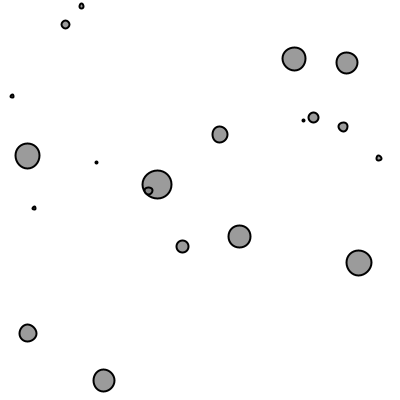
Frame 1 (no input)
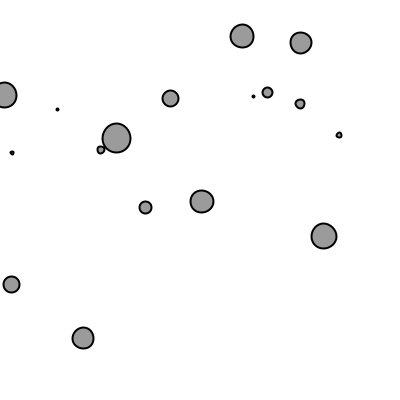
Frame 60 (the mouse pressed at the canvas centre just before this capture)
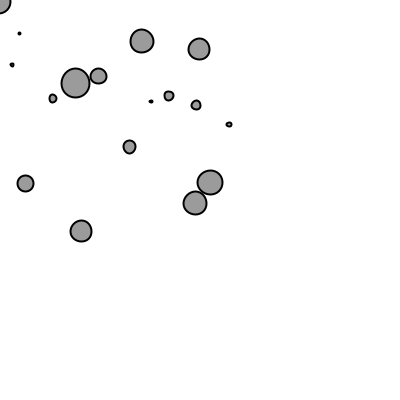
Frame 120 (the mouse held since frame 60 and released just before this capture)

The Processing sketch that drew these frames (run headless with seeded random() and noise(); from frame 60 on, the mouse is pressed at the canvas centre):

// Processing sketch: exercise_10
// ── exercise_10.pde
Mover[] movers;
Attractor mouse;

void setup() {
  size(400, 400);

  movers = new Mover[20];
  mouse = new Attractor();

  for (int i = 0; i < movers.length; i++) {
    movers[i] = new Mover(random(0.1, 2), random(width), random(height));
  }
}

void draw() {
  background(255);

  PVector force;
  for (int i = 0; i < movers.length; i++) {
    force = mouse.attract(movers[i]);
    movers[i].applyForce(force);

    for (int j = 0; j < movers.length; j++) {
      if (i != j) {
        force = movers[j].repel(movers[i]);
        movers[i].applyForce(force);
      }
    }

    mouse.update();
    movers[i].update();
    movers[i].display();
  }
}
// ── Attractor.pde
class Attractor {

  float mass;
  PVector location;
  float G;

  Attractor() {
    mass = 10;
    location = new PVector(mouseX, mouseY);
    G = 2;
  }

  PVector attract(Mover m) {
    PVector force = PVector.sub(location, m.location);
    float distance = force.mag();
    distance = constrain(distance, 5.0, 25.0);
    force.normalize();

    float strength = (G * mass * m.mass) / (distance * distance);
    force.mult(strength);
    return force;
  }

  void update() {
    location = new PVector(mouseX, mouseY);
  }
}
// ── Mover.pde
class Mover {

  PVector location;
  PVector velocity;
  PVector acceleration;
  float mass;
  float G;

  Mover(float m, float x, float y) {
    mass = m;
    location = new PVector(x, y);
    velocity = new PVector(0, 0);
    acceleration = new PVector(0, 0);
    G = 0.4;
  }

  void applyForce(PVector force) {
    PVector f = PVector.div(force, mass);
    acceleration.add(f);
  }

  PVector repel(Mover m) {
    PVector force = PVector.sub(location, m.location);
    float distance = force.mag();
    distance = constrain(distance, 5.0, 25.0);
    force.normalize();

    float strength = (G * mass * m.mass) / (distance * distance);
    force.mult(-strength);
    return force;
  }

  void update() {
    velocity.add(acceleration);
    location.add(velocity);
    acceleration.mult(0);
  }

  void display() {
    stroke(0);
    strokeWeight(2);
    fill(127, 200);
    ellipse(location.x, location.y, mass*16, mass*16);
  }

  void checkEdges() {
    if (location.x > width) {
      location.x = 0;
    } else if (location.x < 0) {
      location.x = width;
    }

    if (location.y > height) {
      velocity.y *= -1;
      location.y = height;
    }
  }
}
